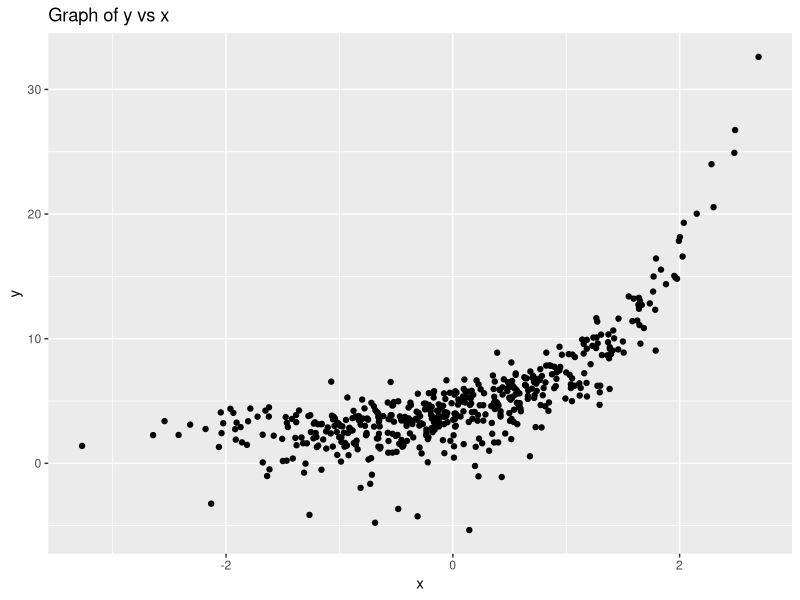
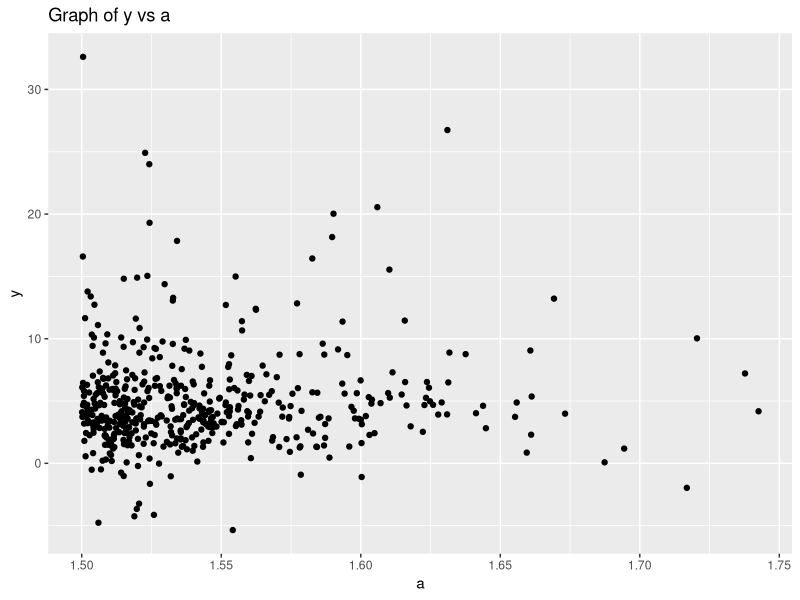
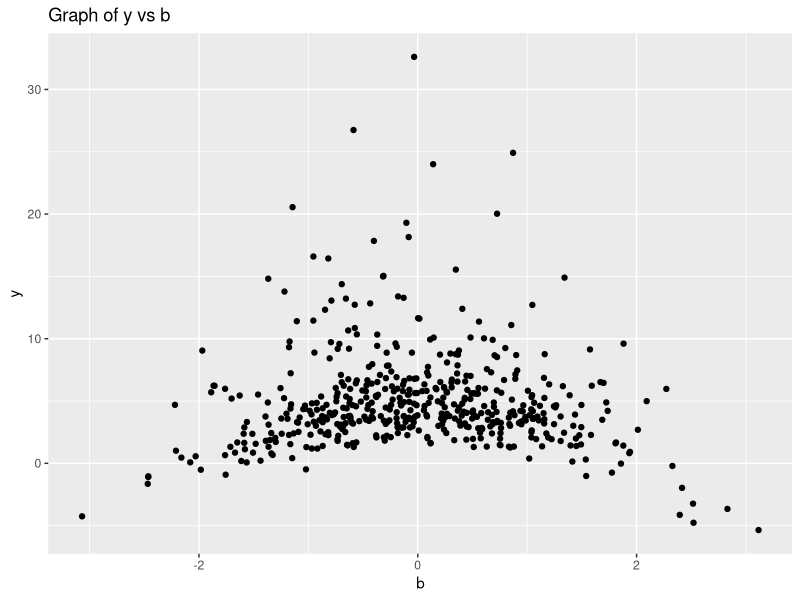
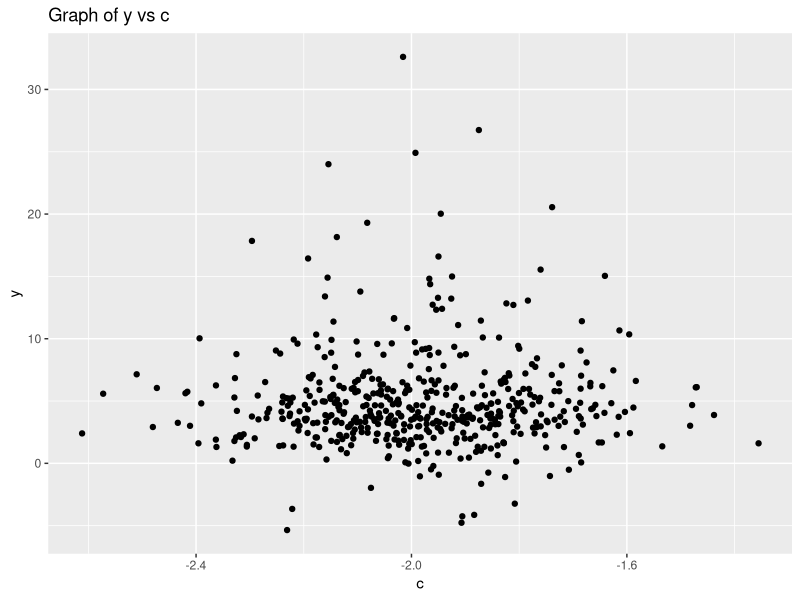
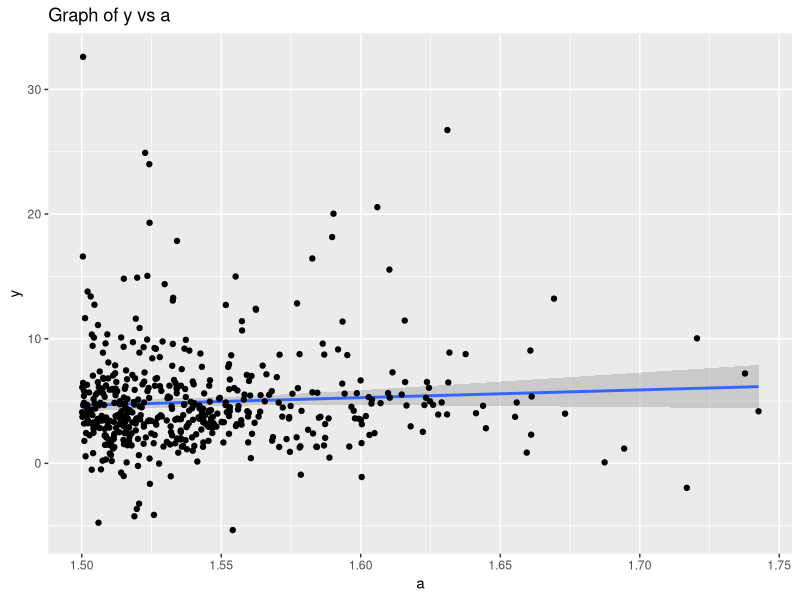
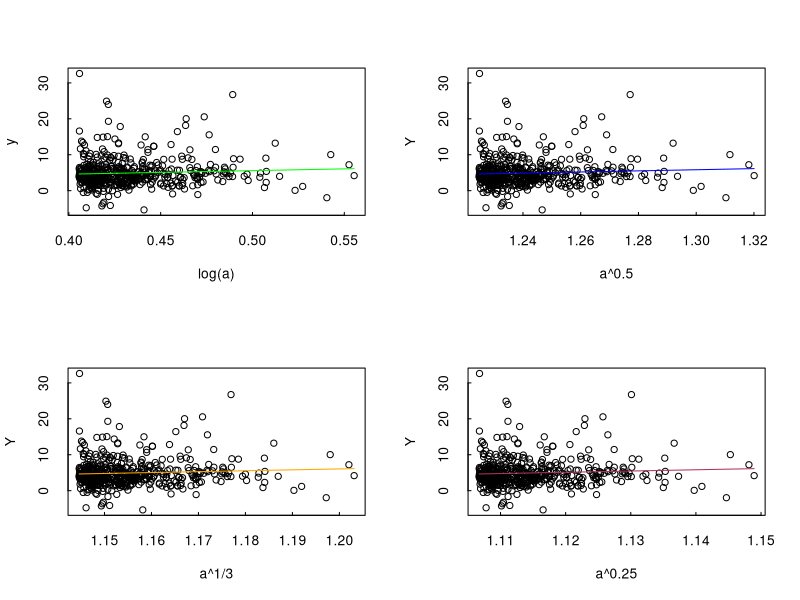
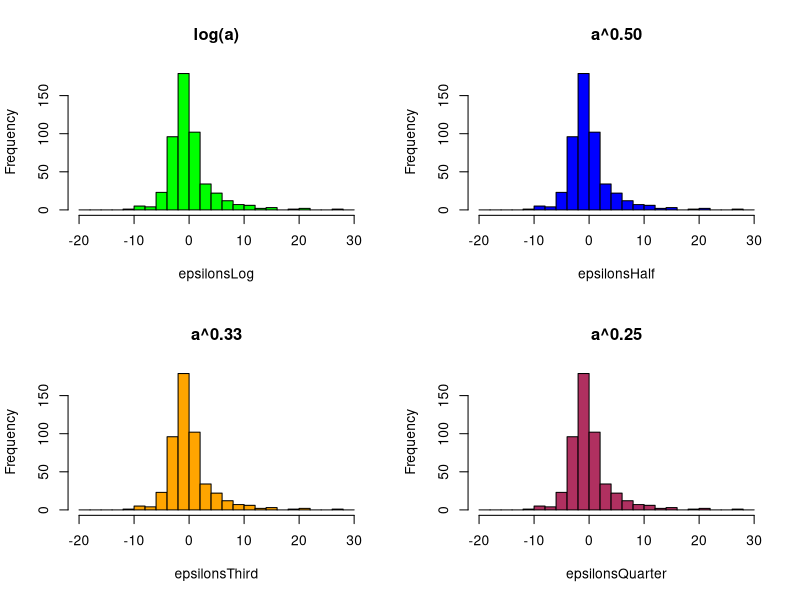
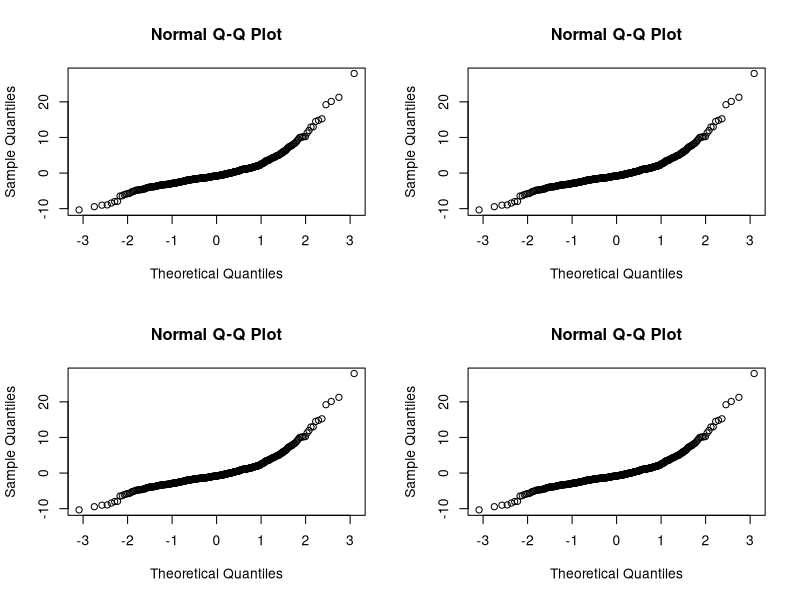

Source code (R) for these figures, in order:
## ---- chunk 1
library(readr)
library(dplyr)
library(ggplot2)
## ---- chunk 2
dataset <- read.csv("class11_LAB_dataFrame_20190930T2158.csv")
## ---- chunk 3
par(mfrow=c(2,2))
ggplot(dataset, aes(x=x, y=y)) + geom_point() + ggtitle('Graph of y vs x')
ggplot(dataset, aes(x=a, y=y)) + geom_point() + ggtitle('Graph of y vs a')
ggplot(dataset, aes(x=b, y=y)) + geom_point() + ggtitle('Graph of y vs b')
ggplot(dataset, aes(x=c, y=y)) + geom_point() + ggtitle('Graph of y vs c')
## ---- chunk 4
LinearModel <- lm(y~a, data=dataset)
summary(LinearModel)
ggplot(dataset, aes(x=a, y=y)) + geom_smooth(method=lm)+ geom_point() + ggtitle('Graph of y vs a')
## ---- chunk 5
options(repr.plot.width=7*1, repr.plot.height=7)
par(mfrow=c(2,2))

transformedA = log(dataset$a)
plot(transformedA,dataset$y,xlab='log(a)',ylab='y',tck = 0.02)
model1 <- lm(y~log(a),data=dataset)
predictions <- predict.lm(model1,data.frame(a=dataset$a))
lines(transformedA
      ,predictions
      ,col='green')

transformedA = (dataset$a)^0.5
plot(dataset$a^0.5,dataset$y,xlab='a^0.5',ylab='Y',tck = 0.02)
model2 <- lm(y~I(a^0.5),data=dataset)
predictions <- predict.lm(model2,data.frame(a=dataset$a))
lines(transformedA
      ,predictions
      ,col='blue')

transformedA = (dataset$a)^0.333
plot(dataset$a^0.333,dataset$y,xlab='a^1/3',ylab='Y',tck = 0.02)
model3 <- lm(y~I(a^0.333),data=dataset)
predictions <- predict.lm(model3,data.frame(a=dataset$a))
lines(transformedA
      ,predictions
      ,col='orange')

transformedA = (dataset$a)^0.25
plot(dataset$a^0.25,dataset$y,xlab='a^0.25',ylab='Y',tck = 0.02)
model4 <- lm(y~I(a^0.25),data=dataset)
predictions <- predict.lm(model4,data.frame(a=dataset$a))
lines(transformedA
      ,predictions
      ,col='maroon')

## ---- chunk 6

options(repr.plot.width=8, repr.plot.height=8)
par(mfrow=c(2,2))

modelLog <- lm(y~log(a),data=dataset)
epsilonsLog <- residuals(modelLog)
hist(epsilonsLog,breaks=seq(-20,30,2),col='green',main="log(a)")

modelHalf <- lm(y~I(a^0.5),data=dataset)
epsilonsHalf <- residuals(modelHalf)
hist(epsilonsHalf,breaks=seq(-20,30,2),col='blue',main="a^0.50")

modelThird <- lm(y~I(a^0.33),data=dataset)
epsilonsThird <- residuals(modelThird)
hist(epsilonsThird,breaks=seq(-20,30,2),col='orange',main="a^0.33")


modelQuarter <- lm(y~I(a^0.25),data=dataset)
epsilonsQuarter <- residuals(modelQuarter)
hist(epsilonsQuarter,breaks=seq(-20,30,2),col='maroon',main="a^0.25")

## ---- chunk 7
par(mfrow=c(2,2))
qqnorm(epsilonsLog)
qqnorm(epsilonsHalf)
qqnorm(epsilonsThird)
qqnorm(epsilonsQuarter)

## ---- chunk 8
MLR<- lm(y~x+a+b+c, data=dataset)
summary(MLR)


par(mfrow=c(2,2))
MLR1 <- lm(y~x,data=dataset)
MLRnew1 <- residuals(MLR1)
plot(dataset$x,MLRnew1, tck=0.01)
title('x')

# plot 2
MLR2 <- lm(y~a,data=dataset)
MLRnew2 <- residuals(MLR2)
plot(dataset$a,MLRnew2, tck=0.01)
title('a')

# plot 3
MLR3 <- lm(y~b,data=dataset)
MLRnew3 <- residuals(MLR3)
plot(dataset$b,MLRnew3, tck=0.01)
title('b')

# plot 4
MLR4 <- lm(y~c,data=dataset)
MLRnew4 <- residuals(MLR3)
plot(dataset$c,MLRnew4, tck=0.01)
title('c')

par(mfrow=c(2,2))
hist(MLRnew1,breaks=seq(-25,25,2),col='pink',main="Residuals of x")
hist(MLRnew1,breaks=seq(-25,25,2),col='pink',main="Residuals of a")
hist(MLRnew1,breaks=seq(-25,25,2),col='pink',main="Residuals of b")
hist(MLRnew1,breaks=seq(-25,25,2),col='pink',main="Residuals of c")

## ---- chunk 9
transformedX = lm(y~I(exp(x)),data=dataset)
NewXmodel <- lm(y~I(exp(x)),data=dataset)
XModel <- residuals(NewXmodel)
plot(dataset$x, XModel, tck=0.01)
title('new X')
